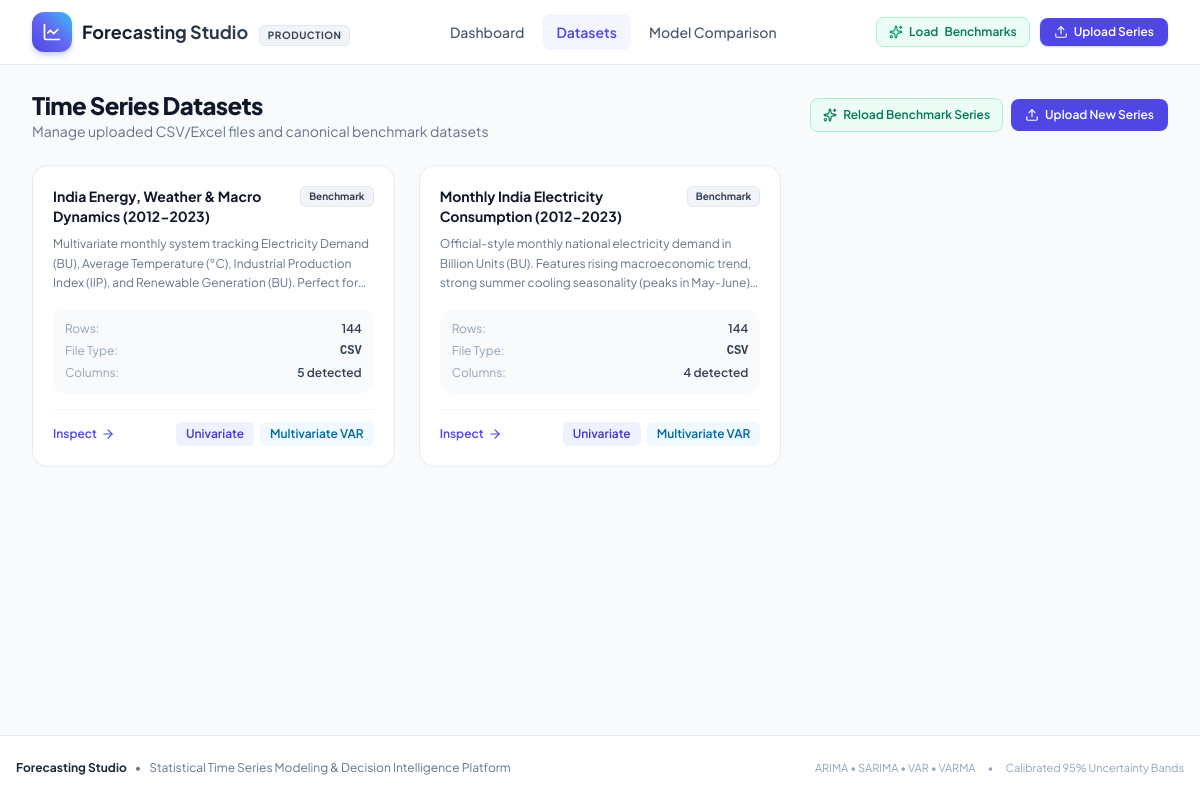
Page /datasets/ on the committed database.
### studio/models.py (models this page shows, shortened)
class Dataset(models.Model):
    name = models.CharField(max_length=200)
    description = models.TextField(blank=True, default='')
    file = models.FileField(upload_to='datasets/', blank=True, null=True)
    uploaded_at = models.DateTimeField(auto_now_add=True)
    file_type = models.CharField(max_length=20, default='csv')
    rows_count = models.IntegerField(default=0)
    columns_json = models.JSONField(default=list, help_text="List of column names and preview types")
    is_sample = models.BooleanField(default=False)
    @property
    def columns(self):
        return self.columns_json if isinstance(self.columns_json, list) else []

### studio/views.py (the view)
# urls.py: path('datasets/', views.DatasetListView.as_view(), name='dataset_list'),
class DatasetListView(ListView):
    model = Dataset
    template_name = 'studio/dataset_list.html'
    context_object_name = 'datasets'
    ordering = ['-uploaded_at']

### templates/studio/dataset_list.html (shortened to what this page needs)
{% extends 'base.html' %}
{% block content %}
<div class="space-y-6">
    <div class="flex flex-col sm:flex-row sm:items-center justify-between gap-4">
        <div>
            <h1 class="text-xl sm:text-2xl font-extrabold text-slate-900 tracking-tight">Time Series Datasets</h1>
            <p class="text-xs sm:text-sm text-slate-500">Manage uploaded CSV/Excel files and canonical benchmark datasets</p>
        </div>
        <div class="flex items-center gap-2">
            <form action="{% url 'load_sample_datasets' %}" method="post">
                <button type="submit" class="inline-flex items-center gap-1.5 px-3 py-2 text-xs font-semibold rounded-lg bg-emerald-50 text-emerald-700 hover:bg-emerald-100 border border-emerald-200 transition-colors">
                    <i data-lucide="sparkles" class="w-3.5 h-3.5"></i>
                    <span>Reload Benchmark Series</span>
                </button>
            </form>
            <a href="{% url 'dataset_upload' %}" class="inline-flex items-center gap-1.5 px-3.5 py-2 text-xs font-semibold rounded-lg bg-indigo-600 text-white hover:bg-indigo-700 transition-colors shadow-xs">
                <i data-lucide="upload" class="w-3.5 h-3.5"></i>
                <span>Upload New Series</span>
            </a>
        </div>
    </div>
    <div class="grid grid-cols-1 md:grid-cols-2 lg:grid-cols-3 gap-6">
        {% for ds in datasets %}
        <div class="bg-white rounded-2xl border border-slate-200/80 p-5 shadow-xs hover:border-indigo-200 transition-all flex flex-col justify-between">
            <div>
                <div class="flex items-start justify-between gap-2 mb-2">
                    <h3 class="text-sm font-bold text-slate-900 hover:text-indigo-600">
                        <a href="{% url 'dataset_detail' ds.pk %}">{{ ds.name }}</a>
                    </h3>
                    {% if ds.is_sample %}
                    <span class="shrink-0 px-2 py-0.5 rounded-md text-[10px] font-bold bg-slate-100 text-slate-700 border border-slate-200">
                        Benchmark
                    </span>
                    {% endif %}
                </div>
                <p class="text-xs text-slate-500 line-clamp-3 mb-4 leading-relaxed">{{ ds.description|default:"No description provided." }}</p>
                <div class="bg-slate-50 rounded-xl p-3 mb-4 space-y-1.5 text-xs text-slate-600">
                    <div class="flex justify-between">
                        <span class="text-slate-400">Rows:</span>
                        <span class="font-semibold text-slate-700">{{ ds.rows_count }}</span>
                    </div>
                    <div class="flex justify-between">
                        <span class="text-slate-400">File Type:</span>
                        <span class="font-mono font-semibold uppercase text-slate-700">{{ ds.file_type }}</span>
                    </div>
                    <div class="flex justify-between">
                        <span class="text-slate-400">Columns:</span>
                        <span class="font-semibold text-slate-700">{{ ds.columns|length }} detected</span>
                    </div>
                </div>
            </div>
            <div class="pt-3 border-t border-slate-100 flex items-center justify-between gap-2">
                <a href="{% url 'dataset_detail' ds.pk %}" class="text-xs font-semibold text-indigo-600 hover:text-indigo-800 flex items-center gap-1">
                    <span>Inspect</span> <i data-lucide="arrow-right" class="w-3.5 h-3.5"></i>
                </a>
                <div class="flex items-center gap-1.5">
                    <a href="{% url 'univariate_create' ds.pk %}" class="px-2.5 py-1 text-xs font-semibold rounded-md bg-indigo-50 text-indigo-700 hover:bg-indigo-100 transition-colors">
                        Univariate
                    </a>
                    {% if ds.columns|length >= 2 %}
                    <a href="{% url 'multivariate_create' ds.pk %}" class="px-2.5 py-1 text-xs font-semibold rounded-md bg-sky-50 text-sky-700 hover:bg-sky-100 transition-colors">
                        Multivariate VAR
                    </a>
                    {% endif %}
                </div>
            </div>
        </div>
        {% endfor %}
    </div>
</div>
{% endblock %}

### templates/base.html (style rules this page uses)
body { font-family: 'Plus Jakarta Sans', sans-serif; }
code, pre, .font-mono { font-family: 'JetBrains Mono', monospace; }

### rows in the picture
Dataset: name "India Energy, Weather & Macro Dynamics (2012-2023)", is_sample "Benchmark", description "Multivariate monthly system tracking Electricity Demand (BU), Average Temperature (°C), Industrial Production Index (IIP), and Renewable Generation (BU). Perfect…", rows_count "144", file_type "CSV", columns|length "5", shows "Multivariate VAR"
Dataset: name "Monthly India Electricity Consumption (2012-2023)", is_sample "Benchmark", description "Official-style monthly national electricity demand in Billion Units (BU). Features rising macroeconomic trend, strong summer cooling seasonality (peaks in…", rows_count "144", file_type "CSV", columns|length "4", shows "Multivariate VAR"
